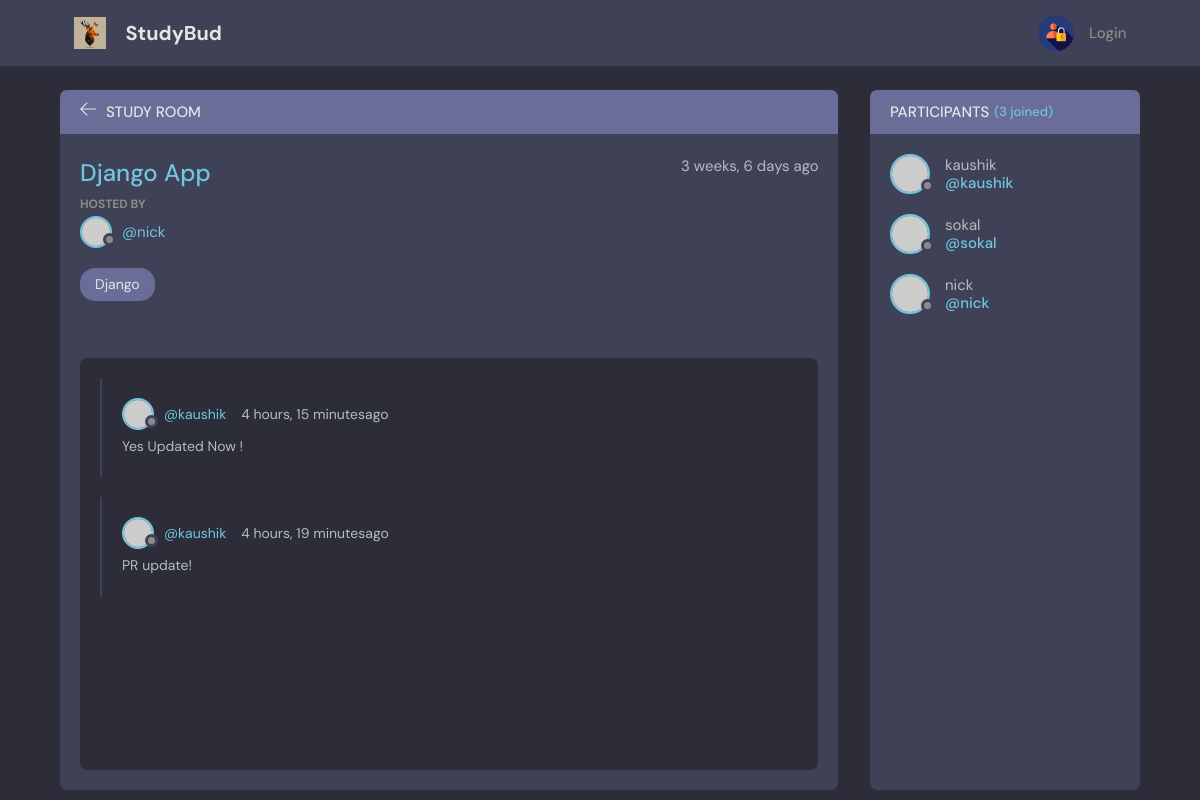
/room/9/, run on the app's committed database.
### base/models.py (models this page shows, shortened)
class Room(models.Model):
    host = models.ForeignKey(User,on_delete=models.SET_NULL , null=True)
    topic = models.ForeignKey(Topic ,on_delete=models.SET_NULL ,null=True)
    name = models.CharField(max_length=200)
    description = models.TextField(null=True,blank=True)
    participants = models.ManyToManyField(User,related_name='participants',blank=True)
    updated = models.DateTimeField(auto_now=True)
    created = models.DateTimeField(auto_now_add=True)
    class Meta:
        ordering = ['-updated','-created' ]

class Topic(models.Model):
    namee = models.CharField(max_length=200)

class Meassage(models.Model):
    user = models.ForeignKey(User, on_delete=models.CASCADE)
    room = models.ForeignKey(Room, on_delete=models.CASCADE)
    body = models.TextField()
    updated = models.DateTimeField(auto_now = True)
    created = models.DateTimeField(auto_now_add = True)
    class Meta:
        ordering = ['-updated','-created']

### base/views.py (the view, shortened to what this page needs)
# urls.py: path('room/<str:pk>/',views.room, name ="room"),
def room(request , pk ):
    var_room = Room.objects.get(id=pk)
    room_messages = var_room.meassage_set.all()# This is related manager for foreign key(meassage_set)
    room_participants = var_room.participants.all()
    context = {'var_room': var_room, 'room_messages':room_messages,'room_participants':room_participants}
    return render(request, 'base/room.html',context)

### base/templates/base/room.html (shortened to what this page needs)
{% extends 'main.html' %}
{% block content %}
    <main class="profile-page layout layout--2">
      <div class="container">
        <div class="room">
          <div class="room__top">
            <div class="room__topLeft">
              <a href="{% url 'home' %}">
                <svg version="1.1" xmlns="http://www.w3.org/2000/svg" width="32" height="32" viewBox="0 0 32 32">
                  <title>arrow-left</title>
                  <path
                    d="M13.723 2.286l-13.723 13.714 13.719 13.714 1.616-1.611-10.96-10.96h27.625v-2.286h-27.625l10.965-10.965-1.616-1.607z"
                  ></path>
                </svg>
              </a>
              <h3>Study Room</h3>
            </div>
          </div>
          <div class="room__box scroll">
            <div class="room__header scroll">
              <div class="room__info">
                <h3>{{var_room.name}}</h3>
                <span>{{var_room.created|timesince}} ago </span>
              </div>
              <div class="room__hosted">
                <p>Hosted By</p>
                <a href="{% url 'user-profile' var_room.host.id %}" class="room__author">
                  <div class="avatar avatar--small">
                    <img src="https://randomuser.me/api/portraits/men/37.jpg" />
                  </div>
                  <span>@{{var_room.host.username}}</span>
                </a>
              </div>
              <span class="room__topics">{{var_room.topic.namee}}</span>
            </div>
            <div class="room__conversation">
              <div class="threads scroll">
                {% for i in room_messages %}
                <div class="thread">
                  <div class="thread__top">
                    <div class="thread__author">
                      <a href="{% url 'user-profile' i.user.id %}" class="thread__authorInfo">
                        <div class="avatar avatar--small">
                          <img src="https://randomuser.me/api/portraits/men/37.jpg" />
                        </div>
                        <span>@{{i.user.username}}</span>
                      </a>
                      <span class="thread__date">{{i.created|timesince}}ago</span>
                    </div>
                  </div>
                  <div class="thread__details">
                  <P>{{i.body}}</P>
                  </div>
                </div>
                {% endfor %}
              </div>
            </div>
          </div>
        </div>
        <div class="participants">
          <h3 class="participants__top">Participants <span>({{room_participants.count}} joined)</span></h3>
          <div class="participants__list scroll">
            {% for i in room_participants %}
            <a href="{% url 'user-profile' i.id %}" class="participant">
              <div class="avatar avatar--medium">
                <img src="https://randomuser.me/api/portraits/men/37.jpg" />
              </div>
              <p>
                {{i.username}}
                <span>@{{i.username}}</span>
              </p>
            </a>
            {% endfor %}
          </div>
        </div>
      </div>
    </main>
{% endblock %}

### data on the page
Room: name "Django App", created "3 weeks, 6 days", host.username "nick", topic.namee "Django"
Meassage: user.username "kaushik", created "4 hours, 15 minutes", body "Yes Updated Now !"
Meassage: user.username "kaushik", created "4 hours, 19 minutes", body "PR update!"

### other printed values
{{ room_participants.count }} "3"
{{ i.username }} "kaushik"
{{ i.username }} "sokal"
{{ i.username }} "nick"
